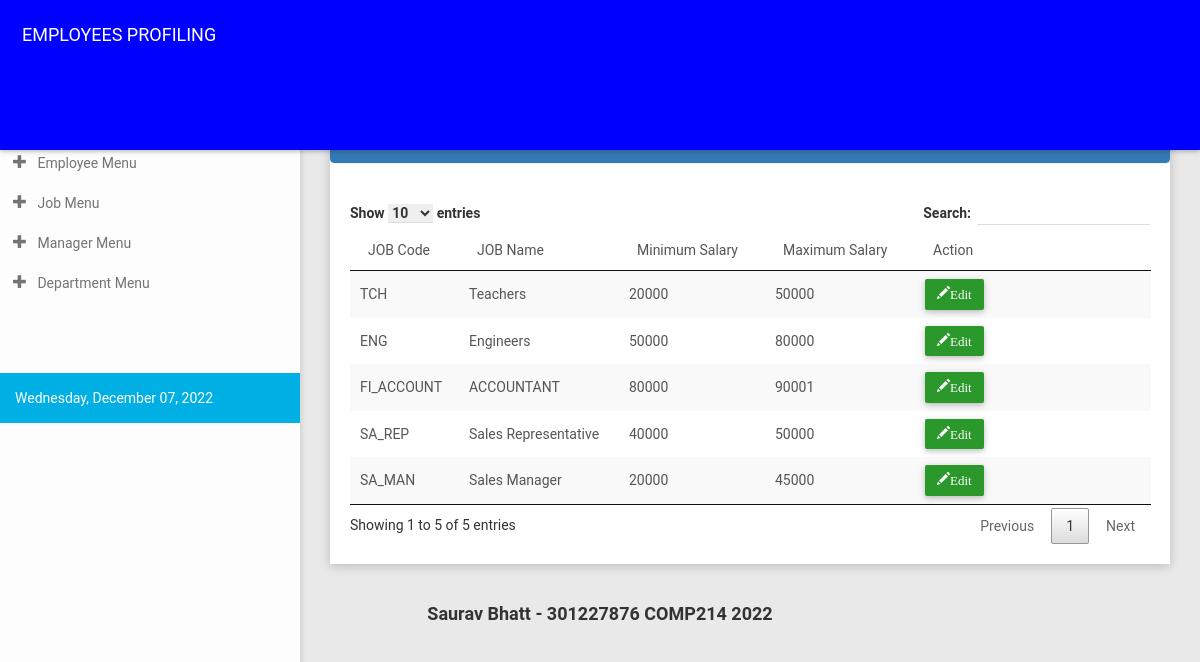
Screenshot of /admin/job_table.php (signed in) with the database file from the repository.
### tables this page shows
CREATE TABLE `hr_jobs` (
  `job_id` int(5) NOT NULL,
  `job_code` varchar(222) NOT NULL,
  `job_name` varchar(233) NOT NULL,
  `min_salary` bigint(11) NOT NULL,
  `max_salary` bigint(11) NOT NULL
);

### admin/job_table.php (the view, shortened to what this page needs)
<?php
if (isset($_SESSION['admin_user'])) {
    include("header.php");
?>
 <section class="content">
        <div class="container-fluid">
            <div class="row clearfix">
                <div class="col-lg-12 col-md-12 col-sm-12 col-xs-12">
                    <div class="card">
                        <div class = "panel panel-primary">
                            <div class = "panel-heading">
                                <h4>JOBS </h4>
                                <?php include("add_job_modal.php"); ?>
                            </div>
                        </div>
                        <div id="print">
                            <div class="body">
                                <table id = "example" class = "stripe" cellspacing = "0" >
                                <thead>
                                    <tr>
                                        <td>JOB Code</td>
                                        <td>JOB Name</td>
                                        <td>Minimum Salary</td>
                                        <td>Maximum Salary</td>
                                        <td width = "200px">Action</td>
                                    </tr>
                                </thead>
                                <tbody>
                                <?php
                                    include('connect.php');
                                    $display = $con->prepare("SELECT * FROM hr_jobs ORDER BY job_id ASC");
                                    $display->execute();
                                    $fetch = $display->fetchAll();
                                    foreach($fetch as $key => $row) { ?>
                                <tr>
                                        <td><?php echo $row['job_code']; ?></td>
                                        <td><?php echo $row['job_name']; ?></td>
                                        <td><?php echo $row['min_salary']; ?></td>
                                        <td><?php echo $row['max_salary']; ?></td>
                                        <td>
                                            <?php include("edit_job.php") ?>
                                     <?php
                                     }?>
                        </div>
</section>
<div class="container">
        <div class="footer">
            <h4 style="text-align: center;  ">Saurav Bhatt - 301227876 COMP214 2022
            </h4>
        </div>
    </div>
<?php
} else {
    header('location:logout.php');
}
?>
<?php
include("script.php");
?>

### admin/edit_job.php (shortened to what this page needs)
<a class="btn btn-success" href="#edit<?php echo $row['job_id']?>" data-toggle="modal">
    <span class = "glyphicon glyphicon-pencil" aria-hidden = "true">Edit</span>
</a>
</div>

### rows the page displays
hr_jobs: job_code "TCH", job_name "Teachers", min_salary "20000", max_salary "50000"
hr_jobs: job_code "ENG", job_name "Engineers", min_salary "50000", max_salary "80000"
hr_jobs: job_code "FI_ACCOUNT", job_name "ACCOUNTANT", min_salary "80000", max_salary "90001"
hr_jobs: job_code "SA_REP", job_name "Sales Representative", min_salary "40000", max_salary "50000"
hr_jobs: job_code "SA_MAN", job_name "Sales Manager", min_salary "20000", max_salary "45000"
